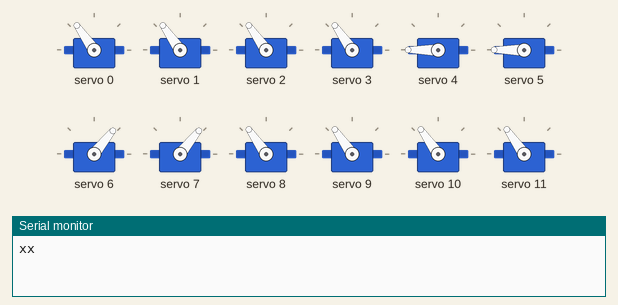
This sketch was run on a simulated Arduino Uno, built with avr-gcc and run on an emulated ATmega328P. Parts: 12 × servo, the last lines printed to the serial monitor. Colours are those a GRB WS2812 strip shows for the declared byte order.

Above: at 2.05 s.
At 2.3 s:
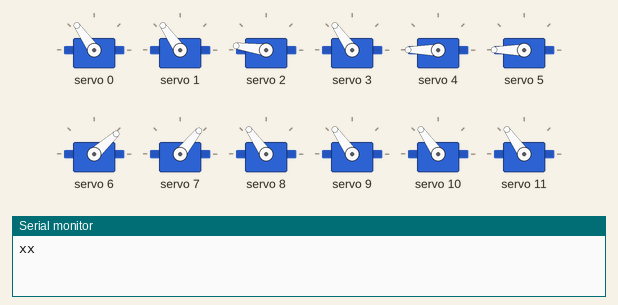
At 2.55 s:
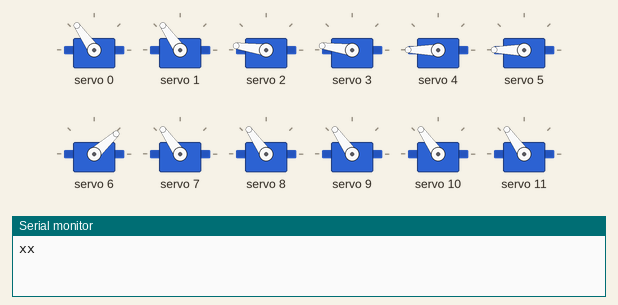
At 3.1 s:
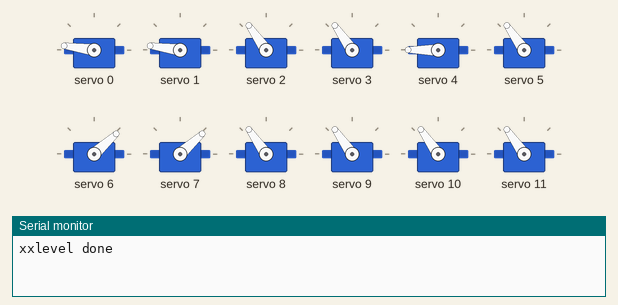
At 3.55 s:
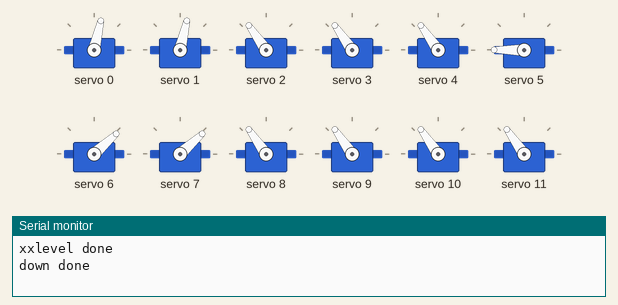
At 4.05 s:
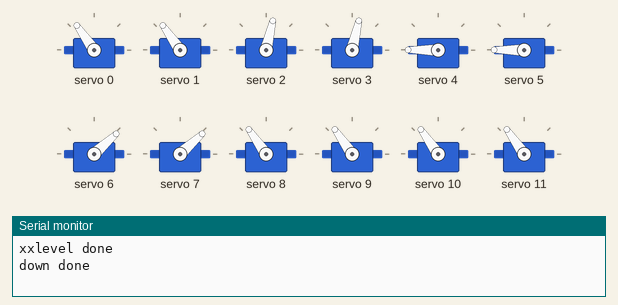
Timing chart, 0 to 6.8 s (numbered marks = the images above):
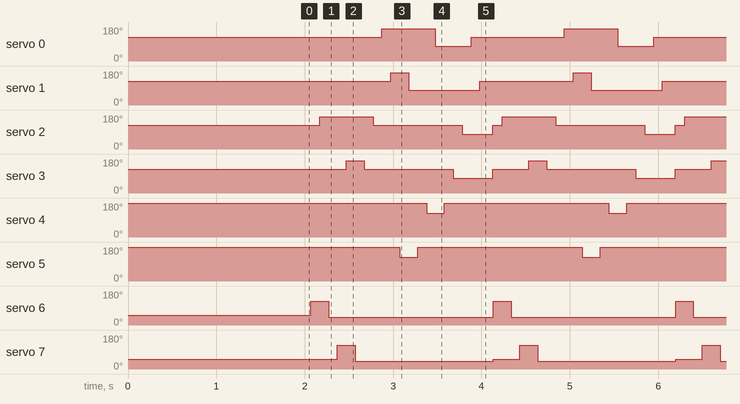

Measured:
- by itself, servo 0: repeats every 2.1 s: 77° 0.40 s, 125° 1.1 s, 172° 0.61 s
- by itself, servo 1: repeats every 2.1 s: 77° 0.81 s, 125° 1.1 s, 172° 0.20 s
- by itself, servo 2: repeats every 2.1 s: 125° 1.0 s, 77° 0.35 s, 125° 0.10 s, 172° 0.60 s
- by itself, servo 3: repeats every 2.1 s: 125° 1.0 s, 77° 0.45 s, 125° 0.41 s, 172° 0.20 s
- by itself, servo 4, servo 5: alternates 180° for 1.9 s and 125° for 0.20 s
- by itself, servo 6: alternates 125° for 0.20 s and 42° for 1.9 s
- by itself, servo 7: repeats every 2.1 s: 42° 1.6 s, 51° 0.30 s, 125° 0.20 s

The sketch:

spider_robot_8_servos.ino
```cpp
// STILL WORK IN PROGRESS!!

#include <Wire.h>
#include <Adafruit_PWMServoDriver.h>
#include <FastLED.h>

// How many leds in your strip?
#define NUM_LEDS 4
#define DATA_PIN 7
#define CLOCK_PIN 13

// Define the array of leds
CRGB leds[NUM_LEDS];
// called this way, it uses the default address 0x40
Adafruit_PWMServoDriver pwm = Adafruit_PWMServoDriver();
// you can also call it with a different address you want
//Adafruit_PWMServoDriver pwm = Adafruit_PWMServoDriver(0x41);
// you can also call it with a different address and I2C interface
//Adafruit_PWMServoDriver pwm = Adafruit_PWMServoDriver(0x40, Wire);

// Depending on your servo make, the pulse width min and max may vary, you
// want these to be as small/large as possible without hitting the hard stop
// for max range. You'll have to tweak them as necessary to match the servos you
// have!
#define SERVOMIN  150 // This is the 'minimum' pulse length count (out of 4096)
#define SERVOMAX  600 // This is the 'maximum' pulse length count (out of 4096)
#define USMIN  600 // This is the rounded 'minimum' microsecond length based on the minimum pulse of 150
#define USMAX  2400 // This is the rounded 'maximum' microsecond length based on the maximum pulse of 600
#define SERVO_FREQ 50 // Analog servos run at ~50 Hz updates

void stand();
void fadeall() {
  for (int i = 0; i < NUM_LEDS; i++) {
    leds[i].nscale8(250);
  }
}

void ledplay() {
  static uint8_t hue = 0;
  Serial.print("x");
  // First slide the led in one direction
  for (int i = 0; i < NUM_LEDS; i++) {
    // Set the i'th led to red
    hue = hue + 5;
    leds[i] = CHSV(hue, 255, 255);
    // Show the leds
    FastLED.show();
    // now that we've shown the leds, reset the i'th led to black
    // leds[i] = CRGB::Black;
    fadeall();
    // Wait a little bit before we loop around and do it again
    delay(5);
  }
  Serial.print("x");

  // Now go in the other direction.
  for (int i = (NUM_LEDS) - 1; i >= 0; i--) {
    // Set the i'th led to red
    hue = hue + 5;
    leds[i] = CHSV(hue, 255, 255);
    // Show the leds
    FastLED.show();
    // now that we've shown the leds, reset the i'th led to black
    // leds[i] = CRGB::Black;
    fadeall();
    // Wait a little bit before we loop around and do it again
    delay(5);
  }
}
void setup() {
  Serial.begin(9600);

  LEDS.addLeds<WS2812, DATA_PIN, RGB>(leds, NUM_LEDS);
  LEDS.setBrightness(64);


  pwm.begin();
  /*
     In theory the internal oscillator (clock) is 25MHz but it really isn't
     that precise. You can 'calibrate' this by tweaking this number until
     you get the PWM update frequency you're expecting!
     The int.osc. for the PCA9685 chip is a range between about 23-27MHz and
     is used for calculating things like writeMicroseconds()
     Analog servos run at ~50 Hz updates, It is importaint to use an
     oscilloscope in setting the int.osc frequency for the I2C PCA9685 chip.
     1) Attach the oscilloscope to one of the PWM signal pins and ground on
        the I2C PCA9685 chip you are setting the value for.
     2) Adjust setOscillatorFrequency() until the PWM update frequency is the
        expected value (50Hz for most ESCs)
     Setting the value here is specific to each individual I2C PCA9685 chip and
     affects the calculations for the PWM update frequency.
     Failure to correctly set the int.osc value will cause unexpected PWM results
  */
  pwm.setOscillatorFrequency(23000000);
  pwm.setPWMFreq(SERVO_FREQ);  // Analog servos run at ~50 Hz updates

  for (int i = 0; i < 16; i++) {
    pwm.setPWM(i, 0, 375);
  }


  stand();
  delay(2000);
}

// You can use this function if you'd like to set the pulse length in seconds
// e.g. setServoPulse(0, 0.001) is a ~1 millisecond pulse width. It's not precise!
//void setServoPulse(uint8_t n, double pulse) {
//  double pulselength;
//
//  pulselength = 1000000;   // 1,000,000 us per second
//  pulselength /= SERVO_FREQ;   // Analog servos run at ~60 Hz updates
//  Serial.print(pulselength); Serial.println(" us per period");
//  pulselength /= 4096;  // 12 bits of resolution
//  Serial.print(pulselength); Serial.println(" us per bit");
//  pulse *= 1000000;  // convert input seconds to us
//  pulse /= pulselength;
//  Serial.println(pulse);
//  pwm.setPWM(n, 0, pulse);
//}

//////////////////////////////////////////////////////////////

void stand() {
  pwm.setPWM(0, 0, 375);
  pwm.setPWM(1, 0, 375);
  pwm.setPWM(2, 0, 375);
  pwm.setPWM(3, 0, 375);
  //
  pwm.setPWM(4, 0, 600); // 左2-1
  // 5-->8
  pwm.setPWM(5, 0, 600); //2-2
  //
  pwm.setPWM(6, 0, 220); //右2-3
  pwm.setPWM(7, 0, 220); //2-4

}
//=================== LEFT
void frontleftfoot(String command, int duration) {
  // servo 0
  if (command == "center") {
    pwm.setPWM(0, 0, 375); // 真ん中に
  }
  if (command == "forward") {
    pwm.setPWM(0, 0, 275); // 前に
  }
  if (command == "backward") {
    pwm.setPWM(0, 0, 475); // 後ろに
  }
  delay(duration);

}
void frontlefttoe(String command, int duration) {
  // servo 0
  if (command == "level") {
    pwm.setPWM(4, 0, 375); // 水平に
  }
  if (command == "low") {
    pwm.setPWM(4, 0, 475); // ちょっと低い
  }
  if (command == "down") {
    pwm.setPWM(4, 0, 575); // 完全に縦に
  }
  delay(duration);

}
//
void backleftfoot(String command, int duration) {
  // servo 0
  if (command == "center") {
    pwm.setPWM(1, 0, 375); // 真ん中に
  }
  if (command == "forward") {
    pwm.setPWM(1, 0, 275); // 前に
  }
  if (command == "backward") {
    pwm.setPWM(1, 0, 475); // 後ろに
  }
  delay(duration);

}
void backlefttoe(String command, int duration) {
  // servo 0
  if (command == "level") {
    pwm.setPWM(5, 0, 375); // 水平に
    Serial.println("level done");
  }
  if (command == "low") {
    pwm.setPWM(5, 0, 475); // ちょっと低い
    Serial.println("low done");
  }
  if (command == "down") {
    pwm.setPWM(5, 0, 575); // 完全に縦に
    Serial.println("down done");
  }
  delay(duration);
}
//============ RIGHT
void frontrightfoot(String command, int duration) {
  // servo 0
  if (command == "center") {
    pwm.setPWM(3, 0, 375); // 真ん中に
  }
  if (command == "forward") {
    pwm.setPWM(3, 0, 475); // 前に
  }
  if (command == "backward") {
    pwm.setPWM(3, 0, 275); // 後ろに
  }
  delay(duration);

}
void frontrighttoe(String command, int duration) {
  // servo 0
  if (command == "level") {
    pwm.setPWM(7, 0, 375); // 水平に
  }
  if (command == "low") {
    pwm.setPWM(7, 0, 300); // ちょっと低い
  }
  if (command == "down") {
    pwm.setPWM(7, 0, 200); // 完全に縦に
  }
  delay(duration);

}
void backrightfoot(String command, int duration) {
  // servo 0
  if (command == "center") {
    pwm.setPWM(2, 0, 375); // 真ん中に
  }
  if (command == "forward") {
    pwm.setPWM(2, 0, 475); // 前に
  }
  if (command == "backward") {
    pwm.setPWM(2, 0, 275); // 後ろに
  }
  delay(duration);

}
void backrighttoe(String command, int duration) {
  // servo 0
  if (command == "level") {
    pwm.setPWM(6, 0, 375); // 水平に
  }
  if (command == "low") {
    pwm.setPWM(6, 0, 300); // ちょっと低い
  }
  if (command == "down") {
    pwm.setPWM(6, 0, 200); // 完全に縦に
  }
  delay(duration);

}

void step1() {
  int duration = 150;
  backrighttoe("low", duration);
  frontlefttoe("level", duration);
  frontleftfoot("forward", duration);
  frontlefttoe("down", duration);
  backrighttoe("down", duration);
  frontlefttoe("low", duration);
  frontleftfoot("back", duration);
  backrighttoe("level", duration);

  backrightfoot("forward", duration);
  frontlefttoe("down", duration);
  backrighttoe("down", duration);
  //
  //  frontrighttoe("level",duration);
  backlefttoe("level", duration);
  //
  frontleftfoot("center", duration);
  backrightfoot("center", duration);
  backlefttoe("down", duration);

}

void step2() {
  int duration = 150;
  backlefttoe("low", duration);
  frontrighttoe("level", duration);
  frontrightfoot("forward", duration);
  frontrighttoe("down", duration);
  backlefttoe("down", duration);
  frontrighttoe("low", duration);
  frontrightfoot("back", duration);
  backlefttoe("level", duration);

  backleftfoot("forward", duration);
  frontrighttoe("down", duration);
  backlefttoe("down", duration);
  //
  //  frontlefttoe("level",duration);
  backrighttoe("level", duration);
  //
  frontrightfoot("center", duration);
  backleftfoot("center", duration);
  backrighttoe("down", duration);
}

void crawl() {
  int duration = 100;
  frontleftfoot("center", duration);
  frontrightfoot("center", duration);
  backleftfoot("center", duration);
  backrightfoot("center", duration);
  //
  frontlefttoe("level", duration);
  backlefttoe("level", duration);
  frontrighttoe("level", duration);
  backrighttoe("level", duration);
  //
  frontleftfoot("forward", duration);
  frontrightfoot("forward", duration);
  backleftfoot("forward", duration);
  backrightfoot("forward", duration);
  //
  frontlefttoe("down", duration);
  backlefttoe("down", duration);
  frontrighttoe("down", duration);
  backrighttoe("down", duration);
  //
  frontleftfoot("backward", duration);
  frontrightfoot("backward", duration);
  backleftfoot("backward", duration);
  backrightfoot("backward", duration);
  //
  frontlefttoe("level", duration);
  backlefttoe("level", duration);
  frontrighttoe("level", duration);
  backrighttoe("level", duration);


}
void crawl2() {
  int duration = 100;
  backrighttoe("level", duration);
  backrightfoot("forward", duration);
  backrighttoe("down", duration);
  //step2
  frontrighttoe("level", duration);
  frontrightfoot("forward", duration);
  frontrighttoe("down", duration);
  //move
  frontrightfoot("center", duration);
  backrightfoot("center", duration);
  frontleftfoot("backward", duration);
  backleftfoot("backward", duration);
  //
  backlefttoe("level", duration);
  backleftfoot("forward", duration);
  backlefttoe("down", duration);
  //
  frontlefttoe("level", duration);
  frontleftfoot("forward", duration);
  frontlefttoe("down", duration);
  //move
  frontrightfoot("backward", duration);
  backrightfoot("backward", duration);
  frontleftfoot("center", duration);
  backleftfoot("center", duration);


}
//
void swing() {
  int duration = 100;
  frontleftfoot("center", duration);
  backleftfoot("center", duration);
  frontrightfoot("center", duration);
  backrightfoot("center", duration);
  //
  frontleftfoot("forward", duration);
  backleftfoot("forward", duration);
  frontrightfoot("forward", duration);
  backrightfoot("forward", duration);
  //
  frontleftfoot("backward", duration);
  backleftfoot("backward", duration);
  frontrightfoot("backward", duration);
  backrightfoot("backward", duration);
  //
  frontleftfoot("center", duration);
  backleftfoot("center", duration);
  frontrightfoot("center", duration);
  backrightfoot("center", duration);
  delay(300);

}
void testSeq() {
  int duration = 500;
  //  //
  //  frontleftfoot("center", duration);
  //  frontleftfoot("forward", duration);
  //  frontleftfoot("backward", duration);
  //  frontleftfoot("center", duration);
  //  //
  //  frontlefttoe("level", duration);
  //  frontlefttoe("low", duration);
  //  frontlefttoe("down", duration);
  //  frontlefttoe("level", duration);
  //  //
  //    backleftfoot("center", duration);
  //    backleftfoot("forward", duration);
  //    backleftfoot("backward", duration);
  //    backleftfoot("center", duration);
  //  //  //
  //    backlefttoe("level", duration);
  //    backlefttoe("low", duration);
  //    backlefttoe("down", duration);
  //    backlefttoe("level", duration);
  //  //
  //  frontrightfoot("center", duration);
  //  frontrightfoot("forward", duration);
  //  frontrightfoot("backward", duration);
  //  frontrightfoot("center", duration);
  //  //
  //  frontrighttoe("level", duration);
  //  frontrighttoe("low", duration);
  //  frontrighttoe("down", duration);
  //  frontrighttoe("level", duration);
  //  //
  //  backrightfoot("center", duration);
  //  backrightfoot("forward", duration);
  //  backrightfoot("backward", duration);
  //  backrightfoot("center", duration);
  //  //
  //  backrighttoe("level", duration);
  //  backrighttoe("low", duration);
  //  backrighttoe("down", duration);
  //  backrighttoe("level", duration);
  //
  //  step1();
  //  step2();
  //   crawl();
  crawl2();


  //  frontrighttoe("level", duration);
  //  frontrighttoe("low", duration);
  //  frontrighttoe("down", duration);
  //  frontrighttoe("level", duration);
  //
  //  frontlefttoe("level", duration);
  //  frontlefttoe("low", duration);
  //  frontlefttoe("down", duration);
  //  frontlefttoe("level", duration);
  //
  //  backlefttoe("level", duration);
  //  backlefttoe("low", duration);
  //  backlefttoe("down", duration);
  //  backlefttoe("level", duration);
  //
  //  backrighttoe("level", duration);
  //  backrighttoe("low", duration);
  //  backrighttoe("down", duration);
  //  backrighttoe("level", duration);


  //for(int i=275; i<575;i++){
  //   pwm.setPWM(5, 0, i);
  //   delay(50);
  //}
  //for(int i=575; i>275;i--){
  //   pwm.setPWM(5, 0, i);
  //   delay(50);
  //}


}
void loop() {
  ledplay();
  stand();
  //  delay(1000);
  testSeq();
}
```
